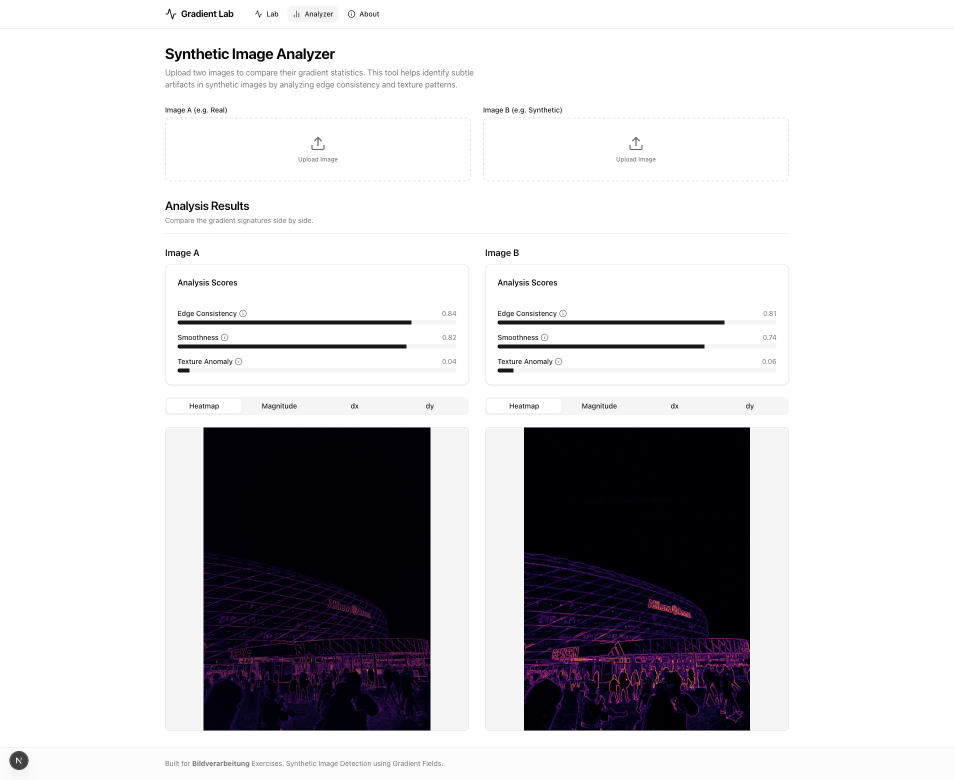
#> input picture assets/analysis.png, 1908 x 1559 px (shown at 1/2 size)
$ python -i gradient_ops.py   (imports and definitions only)   (older library calls are emulated)
#> lines starting #> are read from the running program, lines starting #| are printed output that depends on the picture
import base64
import io
from pathlib import Path
from typing import Tuple

import cv2
import numpy as np
from PIL import Image

from backend.models import config


def compute_gradients(image: np.ndarray) -> Tuple[np.ndarray, np.ndarray]:
    """Compute dx and dy using Sobel on a grayscale version of the image."""
    if image.ndim == 3:
        gray = cv2.cvtColor((image * 255).astype(np.uint8), cv2.COLOR_RGB2GRAY)
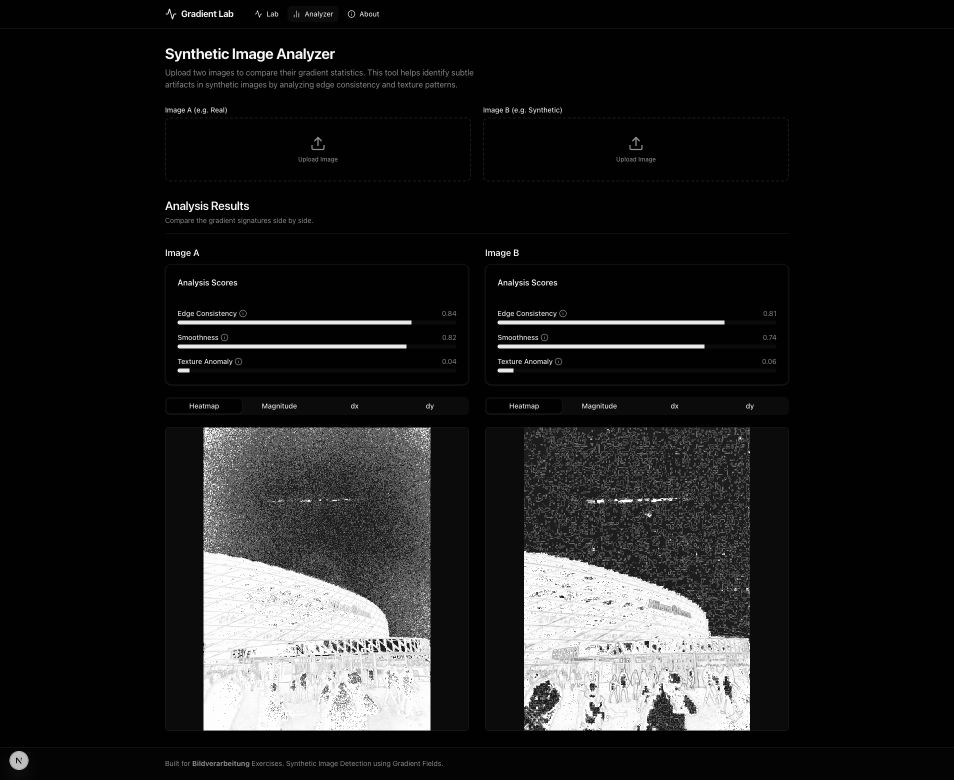
#> gray: shape (1559, 1908) (shown at 1/2 size); min 1, max 255, mean 30.6
    else:
        gray = (image * 255).astype(np.uint8)

    dx = cv2.Sobel(gray, cv2.CV_32F, 1, 0, ksize=3) / 255.0
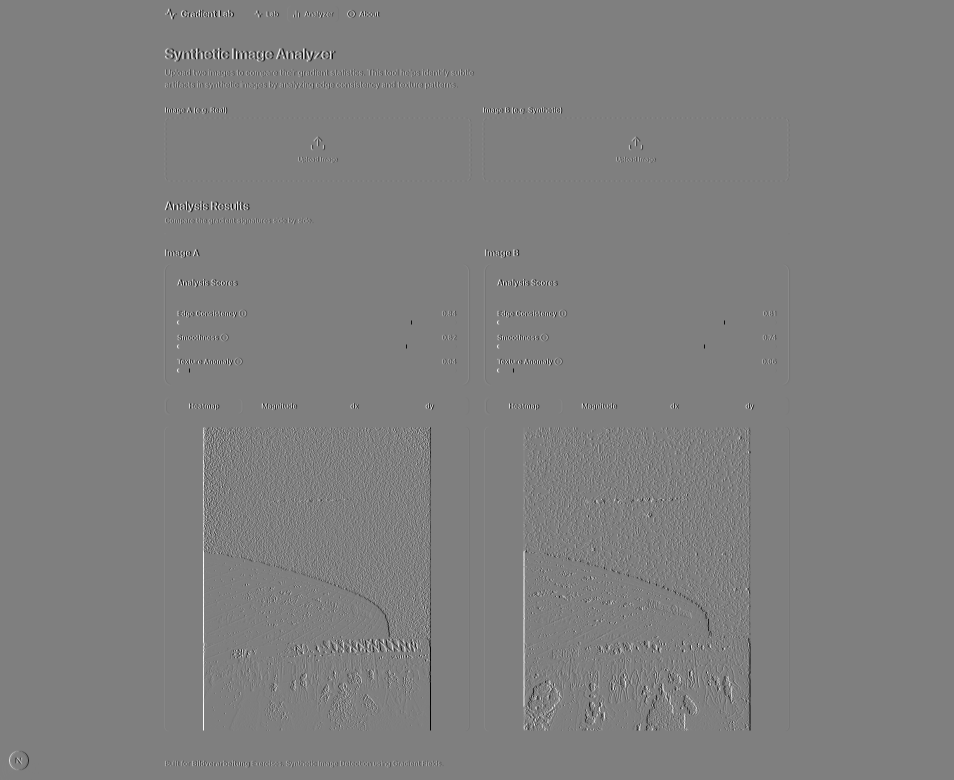
#> dx: shape (1559, 1908) float32 (shown at 1/2 size); min -3.84, max 3.84, mean -3.16e-07; drawn with min black and max white
    dy = cv2.Sobel(gray, cv2.CV_32F, 0, 1, ksize=3) / 255.0
    return dx.astype(np.float32), dy.astype(np.float32)


# [41 lines left out: function compute_forward_gradients, not called in this run]


def gradient_magnitude(dx: np.ndarray, dy: np.ndarray) -> np.ndarray:
    return np.sqrt(dx ** 2 + dy ** 2)


# [48 lines left out: functions _normalize_signed_field, _normalize_magnitude_field, create_gradient_visual, save_gradient_visual, decode_base64_gradient_png, encode_gradient_to_base64_png, not called in this run]

>>> import cv2
>>> picture = cv2.cvtColor(cv2.imread('../../assets/analysis.png'), cv2.COLOR_BGR2RGB)
>>> result = compute_gradients(picture)

$ run again, on assets/home.png
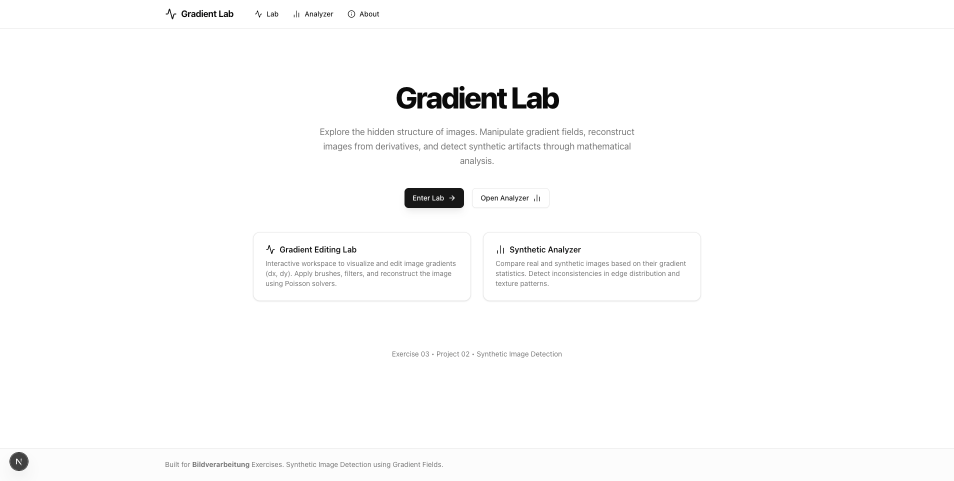
#> input picture assets/home.png, 1908 x 961 px (shown at 1/2 size)
#> in compute_gradients, `gray = cv2.cvtColor((image * 255).astype(np.uint8), cv2.COLOR_RGB2GRAY)`:
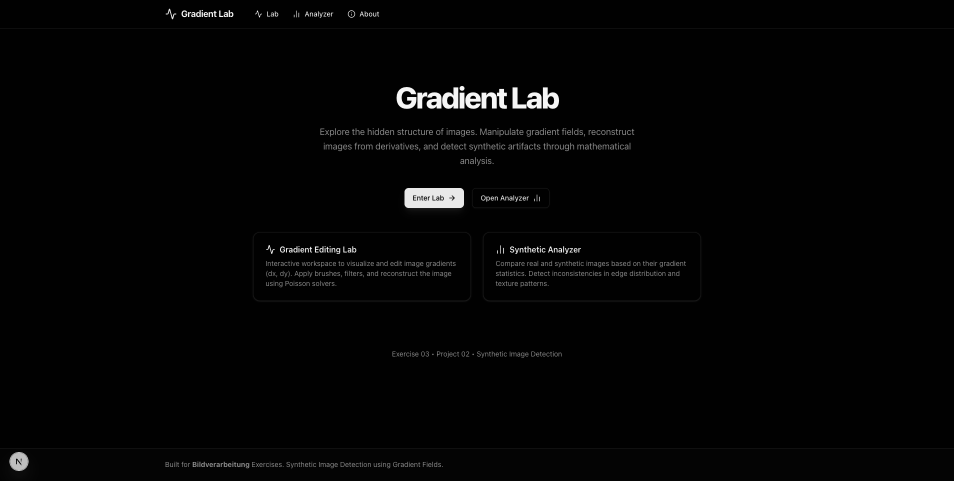
#> gray: shape (961, 1908) (shown at 1/2 size); min 1, max 246, mean 4.3
#> in compute_gradients, `dx = cv2.Sobel(gray, cv2.CV_32F, 1, 0, ksize=3) / 255.0`:
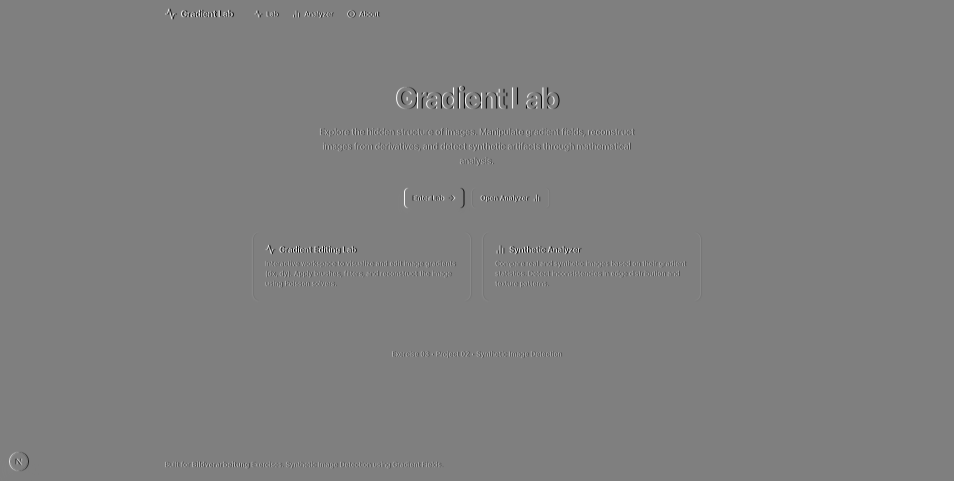
#> dx: shape (961, 1908) float32 (shown at 1/2 size); min -3.84, max 3.84, mean -5.13e-07; drawn with min black and max white

$ run again, on assets/lab.png
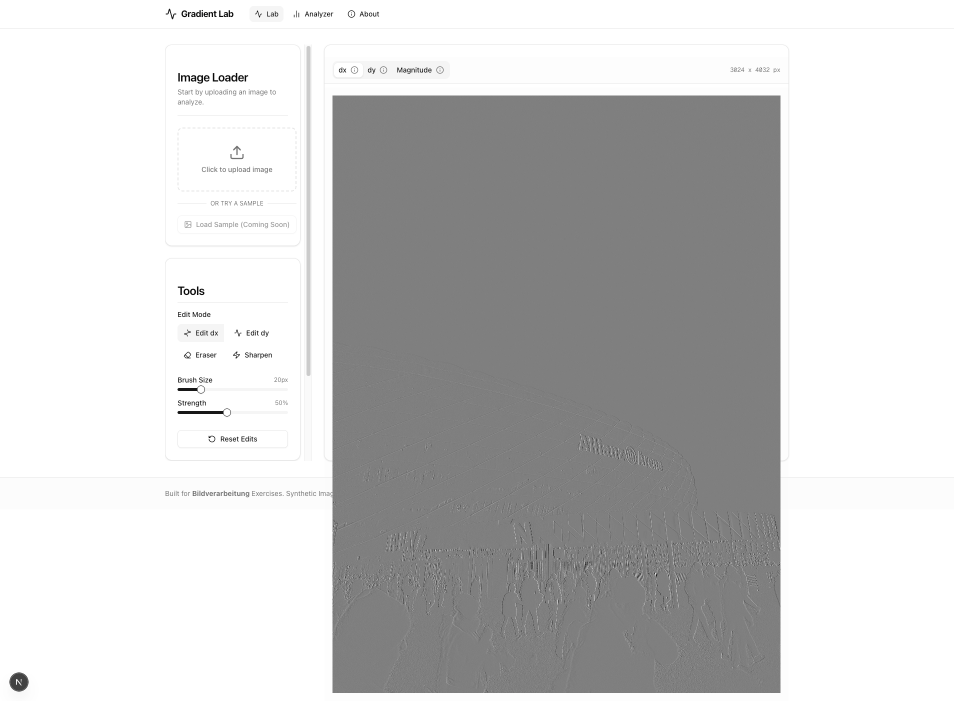
#> input picture assets/lab.png, 1908 x 1402 px (shown at 1/2 size)
#> in compute_gradients, `gray = cv2.cvtColor((image * 255).astype(np.uint8), cv2.COLOR_RGB2GRAY)`:
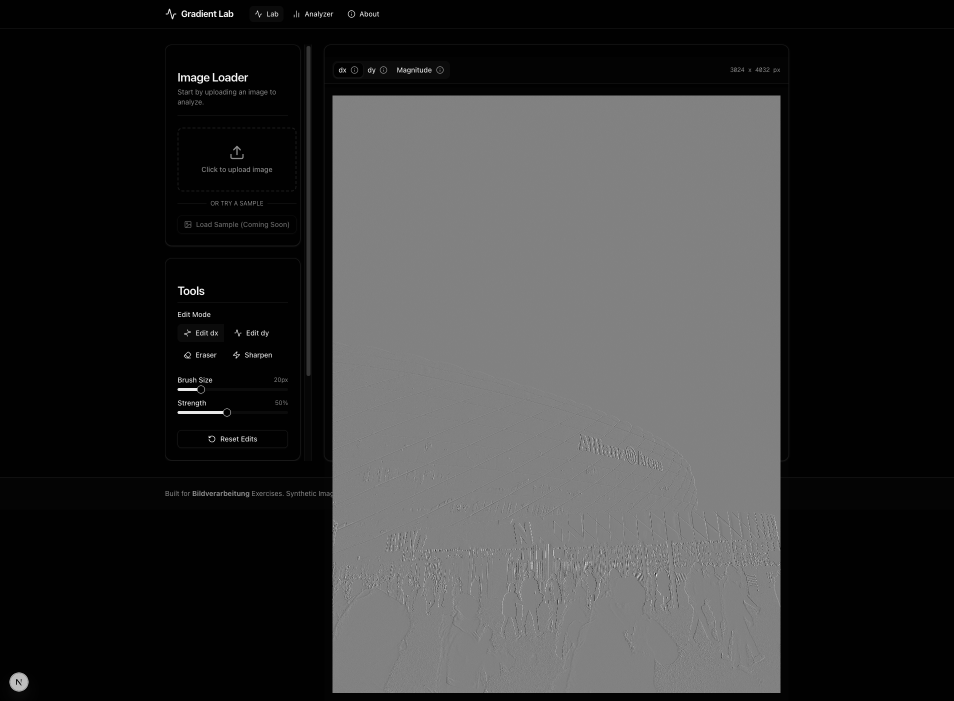
#> gray: shape (1402, 1908) (shown at 1/2 size); min 1, max 253, mean 53.5
